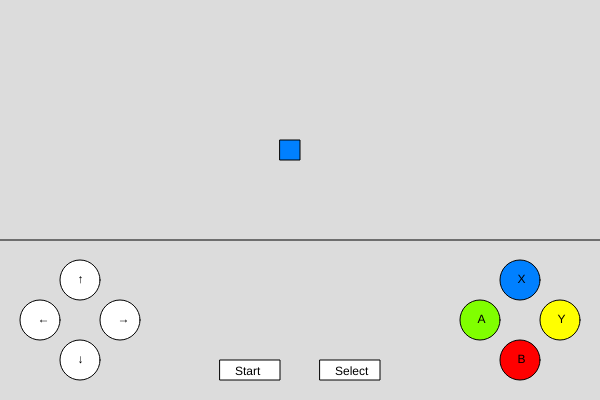
Frame 1 (no input)
Frame 60 (no input): identical to frame 1, image omitted
Frame 120 (the mouse pressed at the canvas centre since frame 60): identical to frame 1, image omitted

The p5.js sketch that drew this single still picture (run headless with seeded random() and noise() and a simulated clock; from frame 60 on, the mouse is pressed at the canvas centre):

// p5.js sketch
// ── sketch.js
var tamCirculo=40;
var altoRect=20;
var anchoRect=60;

var arribaX=80;
var arribaY=280;
var derX=120;
var derY=320;
var abajoX=80;
var abajoY=360;
var izqX=40;
var izqY=320;


var xX=520;
var xY=280;
var yX=560;
var yY=320;
var bX=520;
var bY=360;
var aX=480;
var aY=320;

var startX=220;
var startY=360;
var selectX=320;
var selectY=360;

var figuraX=280;
var figuraY=140;
var altoFigura=20;
var anchoFigura=20;

var selectedColor=0;
var traslacion =5;

function setup() { 
  createCanvas(600, 400);
} 

function draw() { 
  //COMANDOS
  background(220);
  fill(255, 255, 255);
  ellipse(arribaX, arribaY, tamCirculo, tamCirculo);
  ellipse(derX, derY, tamCirculo, tamCirculo);
  ellipse(abajoX, abajoY, tamCirculo, tamCirculo);
  ellipse(izqX, izqY, tamCirculo, tamCirculo);
  
  fill(0, 128, 255);
  ellipse(xX, xY, tamCirculo, tamCirculo);
  fill(255, 255, 0);
  ellipse(yX, yY, tamCirculo, tamCirculo);
  fill(255, 0, 0);
  ellipse(bX, bY, tamCirculo, tamCirculo);
  fill(128, 255, 0);
  ellipse(aX, aY, tamCirculo, tamCirculo);
  
  fill(255, 255, 255);
  rect(startX, startY, anchoRect, altoRect);
  rect(selectX, selectY, anchoRect, altoRect);
  
  fill(0, 0, 0);
  text("↑",arribaX-2.5,arribaY+2.5)
  text("→",derX-2.5,derY+2.5)
  text("↓",abajoX-2.5,abajoY+2.5)
  text("←",izqX-2.5,izqY+2.5)
  
  text("X",xX-2.5,xY+2.5)
  text("Y",yX-2.5,yY+2.5)
  text("B",bX-2.5,bY+2.5)
  text("A",aX-2.5,aY+2.5)
  
  text("Start",startX+15,startY+15)
  text("Select",selectX+15,selectY+15)
  
  line(0, 240, 600, 240);
  
  if (selectedColor == 0) {
			fill(0, 128, 255);
	}
	if (selectedColor == 1) {
			fill(255, 255, 0);
	}
  if (selectedColor == 2) {
			fill(255, 0, 0);
	}
	if (selectedColor == 3) {
			fill(128, 255, 0);
	}
  rect(figuraX,figuraY,altoFigura,anchoFigura)
  
  //FUNCIONALIDAD
  if (mouseIsPressed) {
		// Definimos el área sensible de los botones y para que sirven.
    //botones de movimiento
		if (mouseX > arribaX-tamCirculo/2 && mouseX < arribaX + tamCirculo/2 &&
			mouseY > arribaY-tamCirculo/2 && mouseY < arribaY + tamCirculo/2) {
			figuraY=figuraY-traslacion;
		}
		if (mouseX > derX-tamCirculo/2 && mouseX < derX + tamCirculo/2 &&
			mouseY > derY-tamCirculo/2 && mouseY < derY + tamCirculo/2) {
			figuraX= figuraX+traslacion;
		}    
		if (mouseX > abajoX-tamCirculo/2 && mouseX < abajoX + tamCirculo/2 &&
			mouseY > abajoY-tamCirculo/2 && mouseY < abajoY + tamCirculo/2) {
			figuraY=figuraY+traslacion;
		}
		if (mouseX > izqX-tamCirculo/2 && mouseX < izqX + tamCirculo/2 &&
			mouseY > izqY-tamCirculo/2 && mouseY < izqY + tamCirculo/2) {
			figuraX= figuraX-traslacion;
		}
    //botones de seleccion (color)
    if (mouseX > xX-tamCirculo/2 && mouseX < xX + tamCirculo/2 &&
			mouseY > xY-tamCirculo/2 && mouseY < xY + tamCirculo/2) {
			selectedColor=0;
		}
		if (mouseX > yX-tamCirculo/2 && mouseX < yX + tamCirculo/2 &&
			mouseY > yY-tamCirculo/2 && mouseY < yY + tamCirculo/2) {
			selectedColor=1;
		}    
		if (mouseX > bX-tamCirculo/2 && mouseX < bX + tamCirculo/2 &&
			mouseY > bY-tamCirculo/2 && mouseY < bY + tamCirculo/2) {
			selectedColor=2;
		}
		if (mouseX > aX-tamCirculo/2 && mouseX < aX + tamCirculo/2 &&
			mouseY > aY-tamCirculo/2 && mouseY < aY + tamCirculo/2) {
			selectedColor=3;
		}
     //botones de menu (color)
    if (mouseX > startX && mouseX < startX + anchoRect &&
			mouseY > startY && mouseY < startY+altoRect) {
			rect(figuraX+20,figuraY+20,altoFigura,anchoFigura)
      rect(figuraX-20,figuraY-20,altoFigura,anchoFigura)
      rect(figuraX+20,figuraY-20,altoFigura,anchoFigura)
      rect(figuraX-20,figuraY+20,altoFigura,anchoFigura)
		}
		if (mouseX > selectX && mouseX < selectX + anchoRect &&
			mouseY > selectY && mouseY < selectY+altoRect) {
			rect(figuraX,figuraY-20,altoFigura,anchoFigura)
      rect(figuraX+20,figuraY,altoFigura,anchoFigura)
      rect(figuraX,figuraY+20,altoFigura,anchoFigura)
      rect(figuraX-20,figuraY,altoFigura,anchoFigura)
		}  
  }
}
